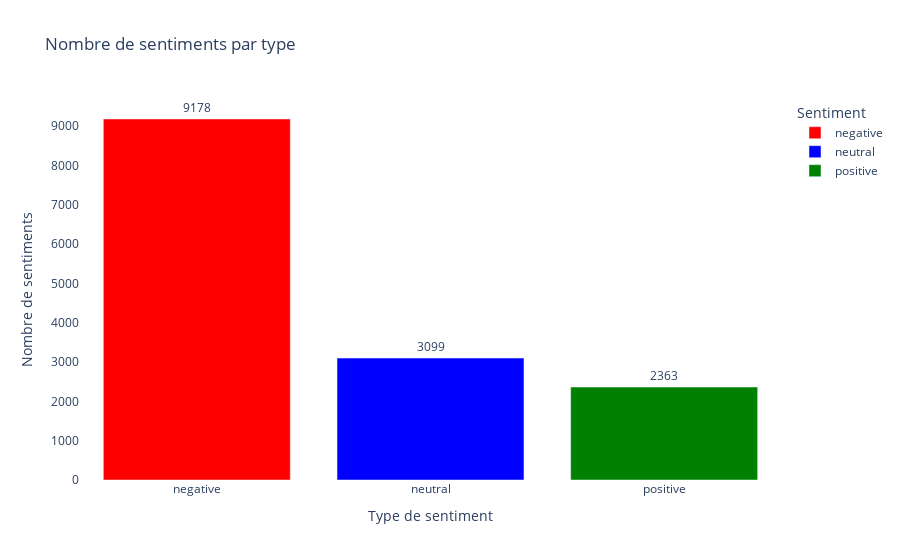

Notebook code cell kept with this figure:
### Markdown cell above
### Analyse exploratoire

### Code cell
import plotly.express as px
import pandas as pd

# Comptage des différents types de sentiments
counter = data['airline_sentiment'].value_counts().reset_index()
counter.columns = ['Sentiment', 'Nombre']

# Création d'un graphique à barres avec Plotly Express
fig = px.bar(counter, 
             x='Sentiment', 
             y='Nombre',
             text='Nombre',
             color='Sentiment',  # Utilise la colonne 'Sentiment' pour la couleur
             color_discrete_map={'negative': 'red', 'neutral': 'blue', 'positive': 'green'},  # Couleurs personnalisées
             title='Nombre de sentiments par type')

# Mise à jour des labels et des titres
fig.update_layout(
    xaxis_title='Type de sentiment',
    yaxis_title='Nombre de sentiments',
    xaxis_tickangle=0,  # Ajustement de l'angle des étiquettes de l'axe x
    plot_bgcolor='white'  # Couleur de fond du graphique
)

# Mise à jour du texte des barres pour qu'il apparaisse à l'extérieur des barres
fig.update_traces(textposition='outside')

# Affichage du graphique
fig.show()

### Figure 1 — Plotly figure (JSON) as saved in the notebook; plotly's stock layout.template omitted (floating-point values rounded to 4 significant figures)
{"data": [{"alignmentgroup": "True", "hovertemplate": "Sentiment=%{x}<br>Nombre=%{text}<extra></extra>", "legendgroup": "negative", "marker": {"color": "red", "pattern": {"shape": ""}}, "name": "negative", "offsetgroup": "negative", "orientation": "v", "showlegend": true, "text": [9178], "textposition": "outside", "type": "bar", "x": ["negative"], "xaxis": "x", "y": [9178], "yaxis": "y"}, {"alignmentgroup": "True", "hovertemplate": "Sentiment=%{x}<br>Nombre=%{text}<extra></extra>", "legendgroup": "neutral", "marker": {"color": "blue", "pattern": {"shape": ""}}, "name": "neutral", "offsetgroup": "neutral", "orientation": "v", "showlegend": true, "text": [3099], "textposition": "outside", "type": "bar", "x": ["neutral"], "xaxis": "x", "y": [3099], "yaxis": "y"}, {"alignmentgroup": "True", "hovertemplate": "Sentiment=%{x}<br>Nombre=%{text}<extra></extra>", "legendgroup": "positive", "marker": {"color": "green", "pattern": {"shape": ""}}, "name": "positive", "offsetgroup": "positive", "orientation": "v", "showlegend": true, "text": [2363], "textposition": "outside", "type": "bar", "x": ["positive"], "xaxis": "x", "y": [2363], "yaxis": "y"}], "layout": {"barmode": "relative", "legend": {"title": {"text": "Sentiment"}, "tracegroupgap": 0}, "plot_bgcolor": "white", "title": {"text": "Nombre de sentiments par type"}, "xaxis": {"anchor": "y", "categoryarray": ["negative", "neutral", "positive"], "categoryorder": "array", "domain": [0, 1], "tickangle": 0, "title": {"text": "Type de sentiment"}}, "yaxis": {"anchor": "x", "domain": [0, 1], "title": {"text": "Nombre de sentiments"}}}}
